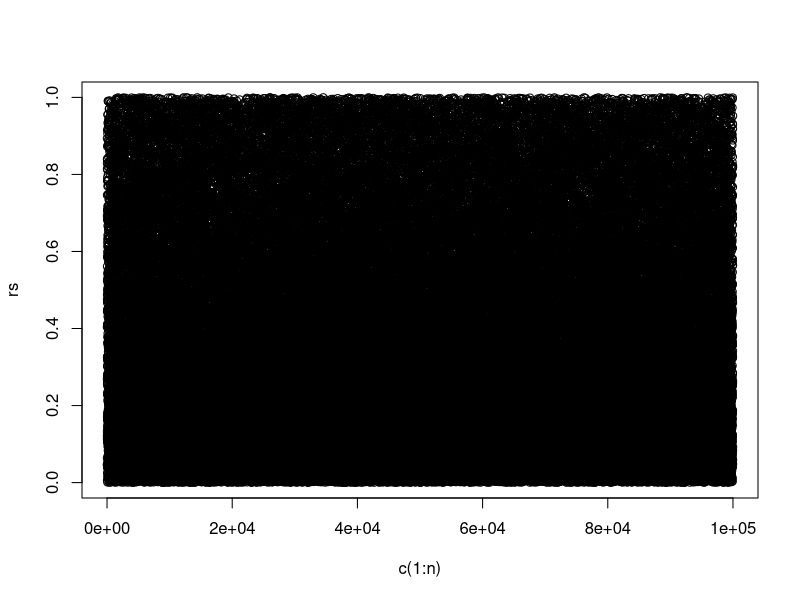
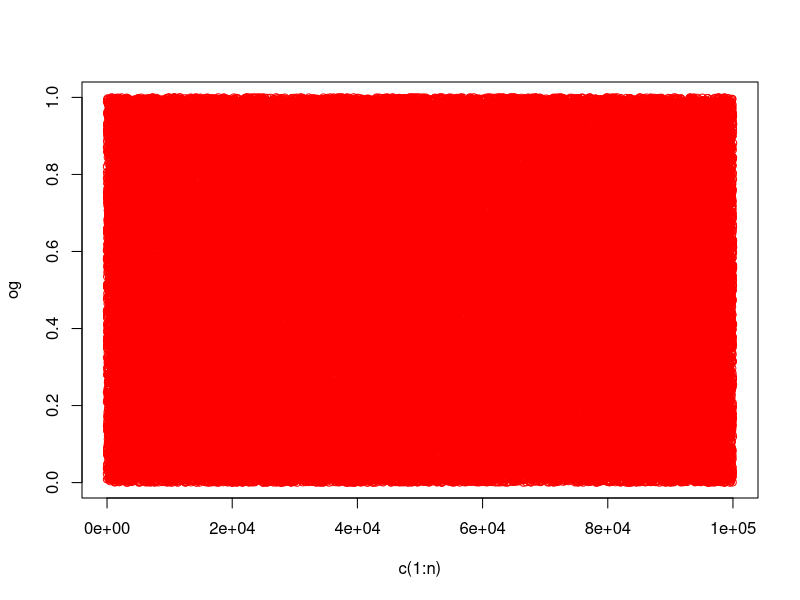
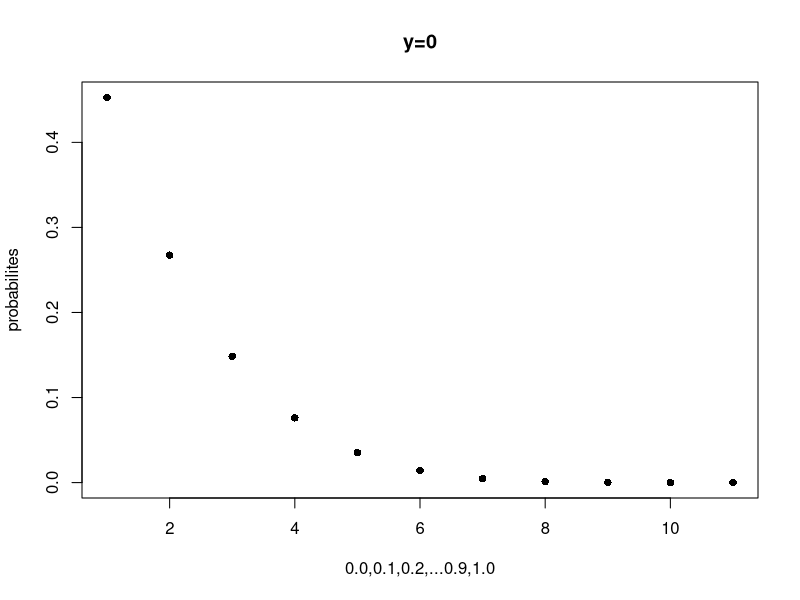
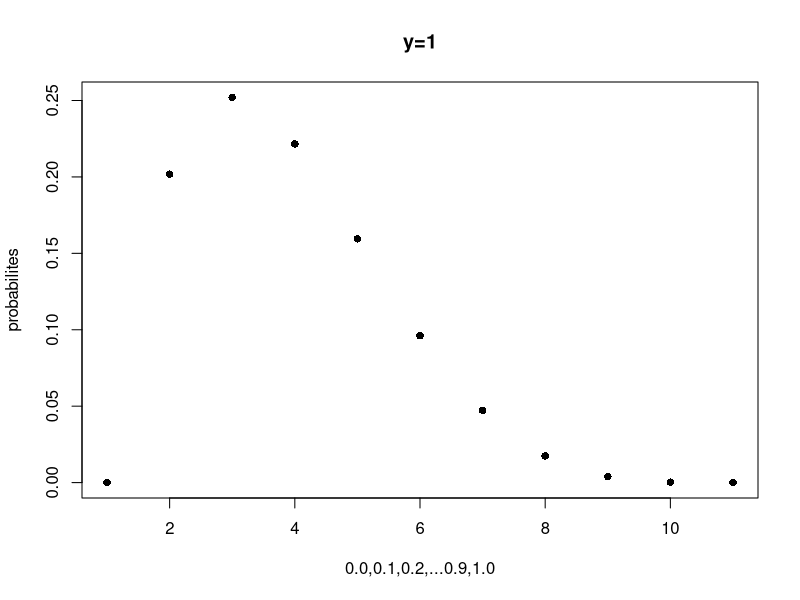
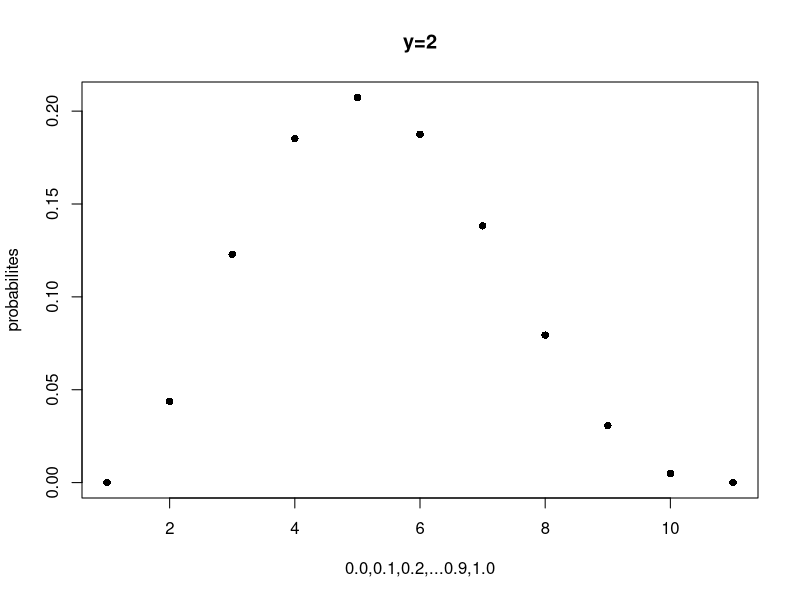
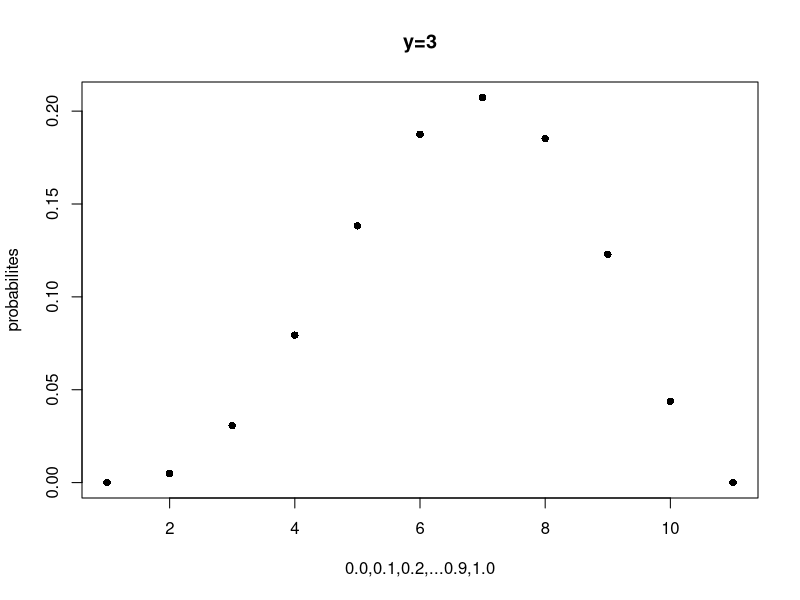
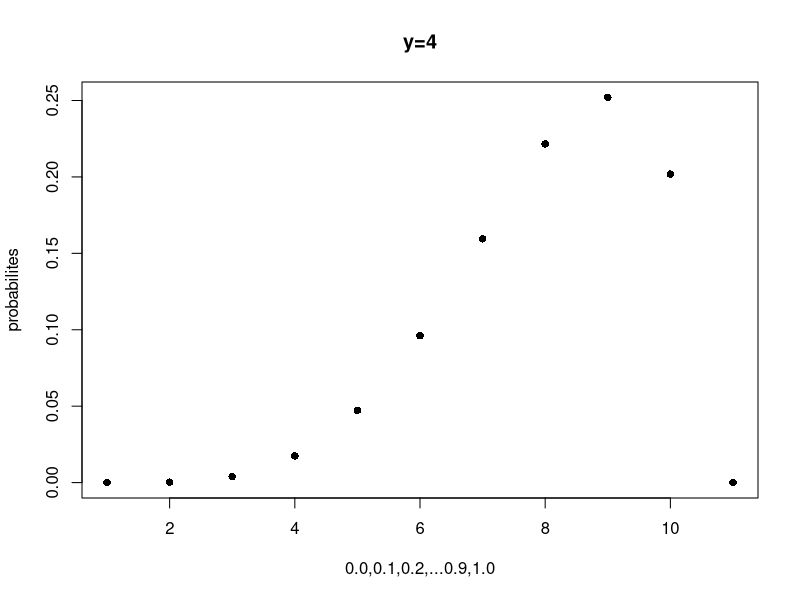
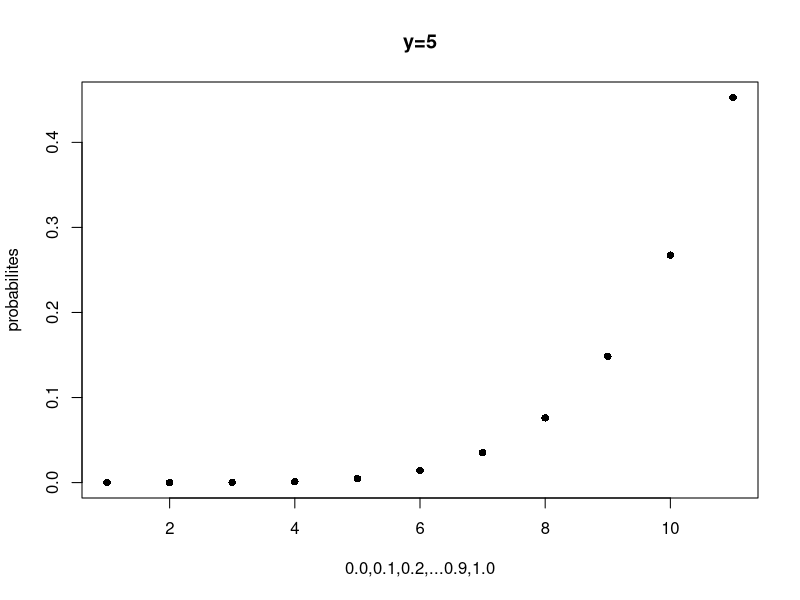

R code for these plots, in order:
set.seed(123)
#this is 2a
n=1000000
results = runif(n,0,1)
counter = 1
areas=numeric(0)
while(counter<n)
{
  areas[counter] = results[counter] * results[counter] * pi
  counter= counter + 1
}
print(mean(areas))
print(var(areas))

#this is 3a
set.seed(123)
n= 100000
results = runif(n,0,1)
counter = 1
xs = numeric(0)
ys = numeric(0)
while(counter <= n)
{
  if(results[counter]>=0.5)
  {
    ys[counter]=results[counter]
    xs[counter] = 1-ys[counter]
  }
  else
  {
    xs[counter] = results[counter]
    ys[counter] = 1 -xs[counter]
  }
  counter = counter + 1
}
rs = xs/ys
print(mean(rs))
print(mean(1/rs))
og = runif(n,0,1)
plot(x=c(1:n),y=rs)
plot(x=c(1:n),y=og,col='red')


#4c
set.seed(123)
n=10
runplenty=10000
og = runif(n,0,1)
counter=1
result= numeric(0)
while(counter<=runplenty)
{
  og = runif(n,0,1)
  result[counter]=max(og)
  counter= counter+1
}
print(mean(result))
print(n/(n+1))


#5b
set.seed(123)
n= 1000000
resultsx = rnorm(n,0,1)
resultsy = rnorm(n,1,5)
trueResults = rnorm(n,-1,sqrt(26))
counter = 1
numCorr=0
numCorr2=0
results=numeric(0) 
while(counter<=n)
{
  if(resultsx[counter]<resultsy[counter])
  {
    numCorr = numCorr + 1
  }
  if(trueResults[counter]<0)
  {
    numCorr2 = numCorr2 + 1
  }
  counter= counter+1
}
print(numCorr/n)
print(numCorr2/n)
print(n/(n+1))

#6b
n=100
resultsx = rnorm(n,69.1,2.9)
resultsy = rnorm(n,63.7,2.7)

#7b,c
calcwithy = function(y,pindex)
{
  set.seed(123)
  n=5
  numdifps = 11
  counter = 1
  denom=0
  numer=0
  probs=c(0.0,0.1,.2,.3,.4,.5,.6,.7,.8,.9,1.0)
  while(counter<=numdifps)
  {
    val = dbinom(y,n,probs[counter]) # not simulatin
    #print(probs[counter])
    if(counter == pindex)
    {
      numer = val
    }
    denom = denom + val
    counter = counter + 1
  }
  print(numer)
  return(numer/denom)
}

for (yval in (0:5))
{
  results=numeric(0)
  for (num in (1:11))
  {
    results[num] = calcwithy(yval,num)
  }
  title = paste("y=",yval,sep="")
  xlabel = "0.0,0.1,0.2,...0.9,1.0"
  pdf(paste(title,"graph.pdf",sep="")) 
  plot(x=c(1:11),y=results,xlab=xlabel,ylab="probabilites",pch=16,main = title)
  dev.off()
}